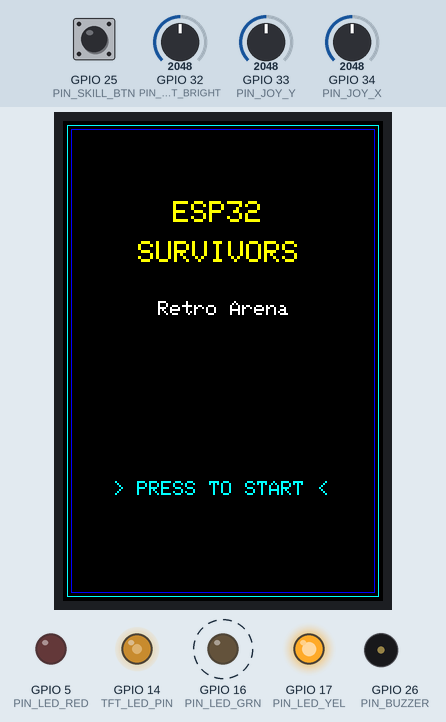
A program run on a simulated ESP32. On the bench: 320×480 colour display, output pins drawn as LEDs (lit = HIGH), buzzer (waves = sounding). Dashed ring = blinking. The test bench sets the inputs (shaded band); at power-on: GPIO 25 (PIN_SKILL_BTN) HIGH, GPIO 33 (PIN_JOY_Y) = 2048, GPIO 34 (PIN_JOY_X) = 2048, GPIO 32 (PIN_POT_BRIGHT) = 2048. Random numbers use the default seed unless the program sets one.

Above: at 1.5 s.
1.6 s: GPIO 25 (PIN_SKILL_BTN) pulled LOW for 0.15 s
At 2.12 s:
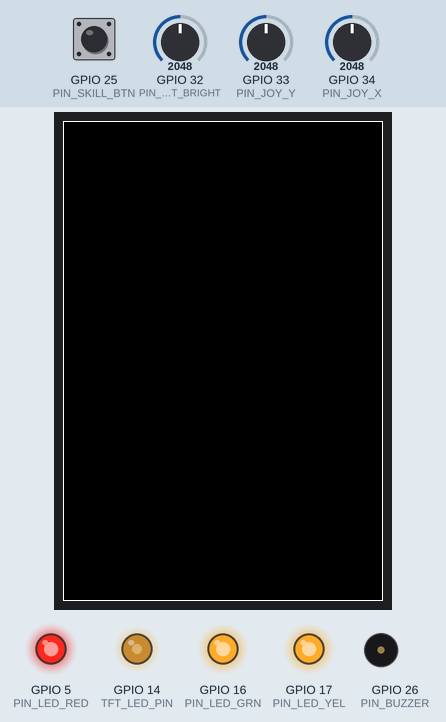
2.3 s: GPIO 25 (PIN_SKILL_BTN) pulled LOW for 3.2 s
At 4.26 s:
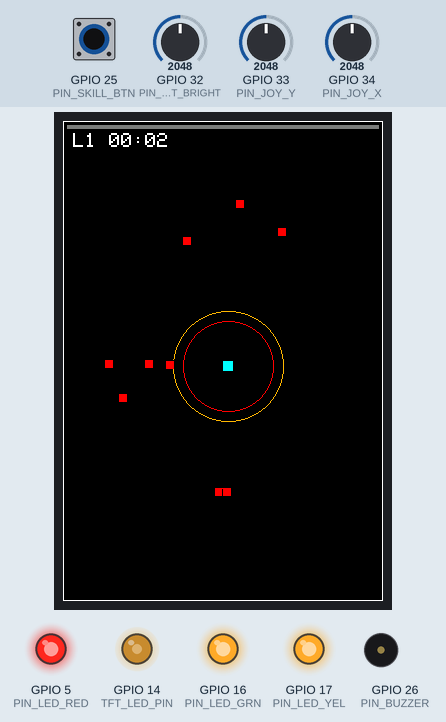
6.1 s: GPIO 33 (PIN_JOY_Y) set to 1446
8.5 s: GPIO 33 (PIN_JOY_Y) set to 1339
10.0 s: GPIO 25 (PIN_SKILL_BTN) pulled LOW for 1 s
At 10.82 s:
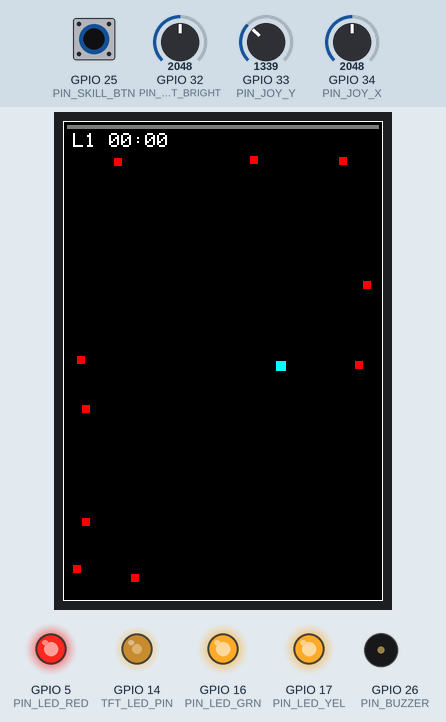
11.6 s: GPIO 34 (PIN_JOY_X) set to 2569
14.6 s: GPIO 34 (PIN_JOY_X) set to 2628
At 20.9 s:
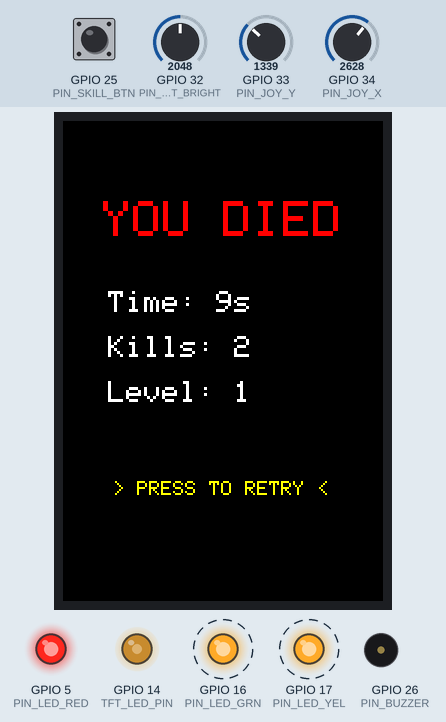
Timing chart, 0 to 21.5 s (numbered marks = the images above; inputs shaded):
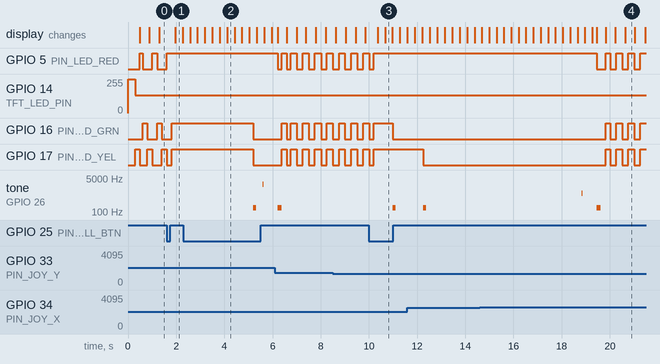

Measured:
- the behaviour switches between 2600 and 2601 on GPIO 34 (PIN_JOY_X) (found by bisection; images 3 and 4)
- after the input at 10.0 s, tone on GPIO 26 (PIN_BUZZER): silent → 160 Hz after 0.99 s, → silent 0.13 s later
- what the display in image 4 shows lasts 0.4 s, from 20.6 s to 21.0 s

The program:

main.cpp
```cpp
#include <Arduino.h>
#include <TFT_eSPI.h>

TFT_eSPI tft = TFT_eSPI();

// --- HARDWARE PINOUT ---
#define TFT_LED_PIN     14  // Backlight PWM

// Inputs
#define PIN_JOY_X       34  // Joystick X (ADC1)
#define PIN_JOY_Y       33  // Joystick Y (ADC1)
#define PIN_POT_BRIGHT  32  // Potentiometer Contrast / Blackout (ADC1)
#define PIN_SKILL_BTN   25  // ปุ่มสกิล / ตกลง (INPUT_PULLUP)

// Outputs (ไฟสถานะ HP 3 สี)
#define PIN_LED_GRN     16  // LED เขียว (HP >= 3)
#define PIN_LED_YEL     17  // LED เหลือง (HP >= 2)
#define PIN_LED_RED      5  // LED แดง (HP >= 1)
#define PIN_BUZZER      26  // Passive Buzzer

// Resolution & Entities (Portrait 320x480)
#define SCREEN_W        320
#define SCREEN_H        480
#define PLAYER_SIZE     10
#define ENEMY_SIZE       8
#define MAX_ENEMIES     10
#define MAX_GEMS        64  // Increased pool so gems do not get capped
#define BOMB_RADIUS     55

enum GameState { STATE_TITLE, STATE_PLAYING, STATE_LEVELUP, STATE_GAMEOVER };
GameState currentState = STATE_TITLE;

struct Enemy {
  float x, y;
  float oldX, oldY;
  float speed;
  bool active;
};

struct Gem {
  float x, y;
  float oldX, oldY;
  bool active;
};

Enemy enemies[MAX_ENEMIES];
Gem gems[MAX_GEMS];

float playerX = 160;
float playerY = 240;
float oldPlayerX = 160;
float oldPlayerY = 240;

int playerHP = 3;
int playerLevel = 1;
int playerXP = 0;
int xpToNextLevel = 4;
int killCount = 0;
unsigned long gameStartTime = 0;
unsigned long survivalTimeSec = 0;
unsigned long bestSurvivalTime = 0;

// Upgradable Player Stats
unsigned long lastAutoAttackTime = 0;
unsigned long autoAttackInterval = 1200;
int whipRadius = 35;
bool whipVisualActive = false;
unsigned long whipVisualTimer = 0;
int whipCenterX = 0;
int whipCenterY = 0;
int activeWhipRadius = 0;

// Bomb Skill
unsigned long lastBombTime = 0;
const unsigned long BOMB_COOLDOWN = 4000;
bool bombVisualActive = false;
unsigned long bombVisualTimer = 0;
int bombCenterX = 0;
int bombCenterY = 0;

// Level-Up Menu
int menuSelection = 0; // 0 = ATK SPEED, 1 = RANGE
bool hpBonusAwarded = false;
unsigned long joyMenuCooldown = 0;
bool levelUpScreenDrawn = false;
int lastMenuSelection = -1;

// Audio Timers
unsigned long buzzerOffTime = 0;
bool isBuzzerSounding = false;
unsigned long stateEnterTime = 0;

// UI & Title Flags
bool titleScreenDrawn = false;
bool gameOverScreenDrawn = false;
unsigned long lastBlinkTime = 0;
bool blinkState = false;

// Backlight Dimmer
const int pwmFreq = 5000;
const int pwmResolution = 8;

void setBacklight(uint8_t brightness) {
#if ESP_ARDUINO_VERSION >= ESP_ARDUINO_VERSION_VAL(3, 0, 0)
  ledcWrite(TFT_LED_PIN, brightness);
#else
  ledcWrite(0, brightness);
#endif
}

void initBacklight() {
#if ESP_ARDUINO_VERSION >= ESP_ARDUINO_VERSION_VAL(3, 0, 0)
  ledcAttach(TFT_LED_PIN, pwmFreq, pwmResolution);
#else
  ledcSetup(0, pwmFreq, pwmResolution);
  ledcAttachPin(TFT_LED_PIN, 0);
#endif
  setBacklight(255);
}

void updateHealthLEDs(int hp) {
  digitalWrite(PIN_LED_GRN, hp >= 3 ? HIGH : LOW);
  digitalWrite(PIN_LED_YEL, hp >= 2 ? HIGH : LOW);
  digitalWrite(PIN_LED_RED, hp >= 1 ? HIGH : LOW);
}

// Sound Functions
void playSfx(int freq, int durationMs) {
  tone(PIN_BUZZER, freq);
  buzzerOffTime = millis() + durationMs;
  isBuzzerSounding = true;
}

void playGemBeep()     { playSfx(2400, 45); }
void playHitSound()    { playSfx(160, 120); }
void playKillSound()   { playSfx(850, 35); }
void playSelectSound() { playSfx(1400, 40); }
void playLevelFanfare(){ playSfx(3000, 180); }

void updateBuzzer() {
  if (isBuzzerSounding && millis() >= buzzerOffTime) {
    noTone(PIN_BUZZER);
    digitalWrite(PIN_BUZZER, LOW);
    isBuzzerSounding = false;
  }
}

void spawnEnemy(int idx) {
  if (random(0, 2) == 0) {
    enemies[idx].x = (random(0, 2) == 0) ? 6 : (SCREEN_W - 14);
    enemies[idx].y = random(24, SCREEN_H - 14);
  } else {
    enemies[idx].x = random(6, SCREEN_W - 14);
    enemies[idx].y = (random(0, 2) == 0) ? 24 : (SCREEN_H - 14);
  }
  enemies[idx].oldX = enemies[idx].x;
  enemies[idx].oldY = enemies[idx].y;

  float baseSpeed = 0.7 + (survivalTimeSec * 0.008);
  if (baseSpeed > 1.8) baseSpeed = 1.8;
  enemies[idx].speed = baseSpeed;
  enemies[idx].active = true;
}

void spawnGem(float x, float y) {
  static int nextGemSlot = 0;
  for (int i = 0; i < MAX_GEMS; i++) {
    if (!gems[i].active) {
      gems[i].x = x;
      gems[i].y = y;
      gems[i].oldX = x;
      gems[i].oldY = y;
      gems[i].active = true;
      return;
    }
  }

  // Recycle oldest slot if full
  if (gems[nextGemSlot].active) {
    tft.fillRect((int)gems[nextGemSlot].x - 3, (int)gems[nextGemSlot].y - 3, 8, 8, TFT_BLACK);
  }
  gems[nextGemSlot].x = x;
  gems[nextGemSlot].y = y;
  gems[nextGemSlot].oldX = x;
  gems[nextGemSlot].oldY = y;
  gems[nextGemSlot].active = true;
  nextGemSlot = (nextGemSlot + 1) % MAX_GEMS;
}

void resetGame() {
  playerX = 160; playerY = 240;
  oldPlayerX = 160; oldPlayerY = 240;
  playerHP = 3;
  playerLevel = 1;
  playerXP = 0;
  xpToNextLevel = 4;
  killCount = 0;
  autoAttackInterval = 1200;
  whipRadius = 35;
  whipVisualActive = false;
  bombVisualActive = false;

  gameStartTime = millis();
  survivalTimeSec = 0;
  stateEnterTime = millis();

  for (int i = 0; i < MAX_ENEMIES; i++) enemies[i].active = false;
  for (int i = 0; i < MAX_GEMS; i++) gems[i].active = false;
  for (int i = 0; i < 4; i++) spawnEnemy(i);

  updateHealthLEDs(playerHP);
  tft.fillScreen(TFT_BLACK);
  tft.drawRect(0, 0, SCREEN_W, SCREEN_H, TFT_WHITE);
  currentState = STATE_PLAYING;
}

// --- STATE: TITLE SCREEN ---
void updateTitleScreen() {
  int ledPhase = (millis() / 200) % 3;
  digitalWrite(PIN_LED_GRN, ledPhase == 0);
  digitalWrite(PIN_LED_YEL, ledPhase == 1);
  digitalWrite(PIN_LED_RED, ledPhase == 2);

  if (!titleScreenDrawn) {
    tft.fillScreen(TFT_BLACK);
    tft.drawRect(4, 4, SCREEN_W - 8, SCREEN_H - 8, TFT_CYAN);
    tft.drawRect(8, 8, SCREEN_W - 16, SCREEN_H - 16, TFT_BLUE);

    tft.setTextFont(1);
    tft.setTextSize(3);
    tft.setTextColor(TFT_YELLOW, TFT_BLACK);
    tft.drawString("ESP32", 110, 80);
    tft.drawString("SURVIVORS", 75, 120);

    tft.setTextSize(2);
    tft.setTextColor(TFT_WHITE, TFT_BLACK);
    tft.drawString("Retro Arena", 95, 180);

    if (bestSurvivalTime > 0) {
      tft.setTextColor(TFT_GREEN, TFT_BLACK);
      tft.setCursor(75, 240);
      tft.printf("Best: %lus", bestSurvivalTime);
    }
    titleScreenDrawn = true;
  }

  if (millis() - lastBlinkTime > 400) {
    lastBlinkTime = millis();
    blinkState = !blinkState;
    tft.setTextSize(2);
    if (blinkState) {
      tft.setTextColor(TFT_CYAN, TFT_BLACK);
      tft.drawString("> PRESS TO START <", 50, 360);
    } else {
      tft.fillRect(50, 360, 230, 24, TFT_BLACK);
    }
  }

  if (millis() - stateEnterTime > 800) {
    if (digitalRead(PIN_SKILL_BTN) == LOW) {
      delay(200);
      titleScreenDrawn = false;
      resetGame();
    }
  }
}

// --- STATE: LEVEL UP SCREEN ---
void drawLevelUpOptions() {
  tft.setTextFont(1);
  tft.setTextSize(2);

  // Row 1: ATK SPEED
  tft.setCursor(35, 190);
  if (menuSelection == 0) {
    tft.setTextColor(TFT_GREEN, TFT_NAVY);
    tft.print("> ");
  } else {
    tft.setTextColor(TFT_WHITE, TFT_NAVY);
    tft.print("  ");
  }
  tft.printf("ATK SPD (%lums) ", autoAttackInterval);

  // Row 2: RANGE
  tft.setCursor(35, 240);
  if (menuSelection == 1) {
    tft.setTextColor(TFT_GREEN, TFT_NAVY);
    tft.print("> ");
  } else {
    tft.setTextColor(TFT_WHITE, TFT_NAVY);
    tft.print("  ");
  }
  tft.printf("RANGE   (%dpx)  ", whipRadius);
}

void updateLevelUpScreen() {
  int rawX = analogRead(PIN_JOY_X); // Vertical axis (Up/Down)

  if (millis() - joyMenuCooldown > 250) {
    if (rawX < 1400) {
      if (menuSelection != 0) {
        menuSelection = 0;
        playSelectSound();
        joyMenuCooldown = millis();
      }
    } else if (rawX > 2600) {
      if (menuSelection != 1) {
        menuSelection = 1;
        playSelectSound();
        joyMenuCooldown = millis();
      }
    }
  }

  if (digitalRead(PIN_SKILL_BTN) == LOW && (millis() - stateEnterTime > 400)) {
    if (menuSelection == 0) {
      if (autoAttackInterval > 350) autoAttackInterval -= 150;
    } else {
      if (whipRadius < 70) whipRadius += 6;
    }
    playLevelFanfare();
    delay(200);
    tft.fillScreen(TFT_BLACK);
    tft.drawRect(0, 0, SCREEN_W, SCREEN_H, TFT_WHITE);
    currentState = STATE_PLAYING;
    return;
  }

  if (!levelUpScreenDrawn) {
    tft.fillRect(20, 80, 280, 280, TFT_NAVY);
    tft.drawRect(20, 80, 280, 280, TFT_YELLOW);

    tft.setTextFont(1);
    tft.setTextColor(TFT_YELLOW, TFT_NAVY);
    tft.setTextSize(3);
    tft.setCursor(45, 100);
    tft.printf("LEVEL UP! [Lv%d]", playerLevel);

    tft.setTextColor(TFT_WHITE, TFT_NAVY);
    tft.setTextSize(2);
    if (hpBonusAwarded) {
      tft.setTextColor(TFT_GREEN, TFT_NAVY);
      tft.setCursor(75, 140);
      tft.println("+1 HP BONUS!");
    } else {
      tft.setCursor(65, 140);
      tft.println("CHOOSE UPGRADE:");
    }

    tft.setTextColor(TFT_CYAN, TFT_NAVY);
    tft.setTextSize(1);
    tft.setCursor(55, 320);
    tft.println("[JOY:Up/Down | BTN:Confirm]");

    levelUpScreenDrawn = true;
    drawLevelUpOptions();
    lastMenuSelection = menuSelection;
  }

  if (lastMenuSelection != menuSelection) {
    drawLevelUpOptions();
    lastMenuSelection = menuSelection;
  }
}

// --- STATE: PLAYING SCREEN ---
void updatePlayingScreen() {
  survivalTimeSec = (millis() - gameStartTime) / 1000;

  oldPlayerX = playerX;
  oldPlayerY = playerY;

  // 1. Controls with inverted axes
  int rawX = analogRead(PIN_JOY_X);
  int rawY = analogRead(PIN_JOY_Y);

  if (rawY > 2600 && playerX > 4) playerX -= 2.8;                          // Left
  if (rawY < 1400 && playerX < SCREEN_W - PLAYER_SIZE - 4) playerX += 2.8;  // Right
  if (rawX > 2600 && playerY < SCREEN_H - PLAYER_SIZE - 4) playerY += 2.8;  // Down
  if (rawX < 1400 && playerY > 26) playerY -= 2.8;                          // Up

  // 2. Whip attack visual & cleanup
  if (whipVisualActive && (millis() - whipVisualTimer > 120)) {
    whipVisualActive = false;
    tft.drawCircle(whipCenterX, whipCenterY, activeWhipRadius, TFT_BLACK);
  }

  if (millis() - lastAutoAttackTime >= autoAttackInterval) {
    lastAutoAttackTime = millis();
    whipVisualActive = true;
    whipVisualTimer = millis();
    whipCenterX = (int)playerX + (PLAYER_SIZE / 2);
    whipCenterY = (int)playerY + (PLAYER_SIZE / 2);
    activeWhipRadius = whipRadius;

    tft.drawCircle(whipCenterX, whipCenterY, activeWhipRadius, TFT_YELLOW);

    for (int i = 0; i < MAX_ENEMIES; i++) {
      if (enemies[i].active) {
        float d = sqrt(pow(enemies[i].x - playerX, 2) + pow(enemies[i].y - playerY, 2));
        if (d <= whipRadius) {
          enemies[i].active = false;
          tft.fillRect((int)enemies[i].x, (int)enemies[i].y, ENEMY_SIZE, ENEMY_SIZE, TFT_BLACK);
          killCount++;
          spawnGem(enemies[i].x, enemies[i].y);
          playKillSound();
        }
      }
    }
  }

  // 3. Emergency Bomb skill visual & cleanup
  if (bombVisualActive && (millis() - bombVisualTimer > 250)) {
    bombVisualActive = false;
    tft.drawCircle(bombCenterX, bombCenterY, BOMB_RADIUS, TFT_BLACK);
    tft.drawCircle(bombCenterX, bombCenterY, BOMB_RADIUS - 10, TFT_BLACK);
  }

  if (digitalRead(PIN_SKILL_BTN) == LOW && (millis() - lastBombTime >= BOMB_COOLDOWN)) {
    lastBombTime = millis();
    bombVisualActive = true;
    bombVisualTimer = millis();
    bombCenterX = (int)playerX + (PLAYER_SIZE / 2);
    bombCenterY = (int)playerY + (PLAYER_SIZE / 2);

    tft.drawCircle(bombCenterX, bombCenterY, BOMB_RADIUS, TFT_ORANGE);
    tft.drawCircle(bombCenterX, bombCenterY, BOMB_RADIUS - 10, TFT_RED);

    bool killedAny = false;
    for (int i = 0; i < MAX_ENEMIES; i++) {
      if (enemies[i].active) {
        float d = sqrt(pow(enemies[i].x - playerX, 2) + pow(enemies[i].y - playerY, 2));
        if (d <= BOMB_RADIUS) {
          enemies[i].active = false;
          tft.fillRect((int)enemies[i].x, (int)enemies[i].y, ENEMY_SIZE, ENEMY_SIZE, TFT_BLACK);
          killCount++;
          spawnGem(enemies[i].x, enemies[i].y);
          killedAny = true;
        }
      }
    }
    if (killedAny) playKillSound();
  }

  // 4. Enemy movement & collision
  for (int i = 0; i < MAX_ENEMIES; i++) {
    if (!enemies[i].active) {
      if (random(0, 30) == 0) spawnEnemy(i);
      continue;
    }

    enemies[i].oldX = enemies[i].x;
    enemies[i].oldY = enemies[i].y;

    if (enemies[i].x < playerX) enemies[i].x += enemies[i].speed;
    else enemies[i].x -= enemies[i].speed;

    if (enemies[i].y < playerY) enemies[i].y += enemies[i].speed;
    else enemies[i].y -= enemies[i].speed;

    float distToPlayer = sqrt(pow(enemies[i].x - playerX, 2) + pow(enemies[i].y - playerY, 2));
    if (distToPlayer < 8.0) {
      enemies[i].active = false;
      tft.fillRect((int)enemies[i].oldX, (int)enemies[i].oldY, ENEMY_SIZE, ENEMY_SIZE, TFT_BLACK);
      playerHP--;
      updateHealthLEDs(playerHP);
      playHitSound();

      if (playerHP <= 0) {
        if (survivalTimeSec > bestSurvivalTime) {
          bestSurvivalTime = survivalTimeSec;
        }
        currentState = STATE_GAMEOVER;
        stateEnterTime = millis();
        gameOverScreenDrawn = false;
        tft.fillScreen(TFT_BLACK);
        return;
      }
    }
  }

  // 5. Gem collection
  for (int i = 0; i < MAX_GEMS; i++) {
    if (gems[i].active) {
      float d = sqrt(pow(gems[i].x - playerX, 2) + pow(gems[i].y - playerY, 2));
      if (d < 12.0) {
        gems[i].active = false;
        tft.fillRect((int)gems[i].x - 3, (int)gems[i].y - 3, 8, 8, TFT_BLACK);
        playerXP++;
        playGemBeep();

        if (playerXP >= xpToNextLevel) {
          playerLevel++;
          playerXP = 0;
          xpToNextLevel += 3;

          if (playerLevel % 5 == 0) {
            hpBonusAwarded = true;
            if (playerHP < 3) {
              playerHP++;
              updateHealthLEDs(playerHP);
            }
          } else {
            hpBonusAwarded = false;
          }

          playLevelFanfare();
          stateEnterTime = millis();
          levelUpScreenDrawn = false;
          lastMenuSelection = -1;
          currentState = STATE_LEVELUP;
          return;
        }
      }
    }
  }

  // 6. Partial redraws
  if ((int)oldPlayerX != (int)playerX || (int)oldPlayerY != (int)playerY) {
    tft.fillRect((int)oldPlayerX, (int)oldPlayerY, PLAYER_SIZE, PLAYER_SIZE, TFT_BLACK);
  }
  tft.fillRect((int)playerX, (int)playerY, PLAYER_SIZE, PLAYER_SIZE, TFT_CYAN);

  for (int i = 0; i < MAX_ENEMIES; i++) {
    if (enemies[i].active) {
      if ((int)enemies[i].oldX != (int)enemies[i].x || (int)enemies[i].oldY != (int)enemies[i].y) {
        tft.fillRect((int)enemies[i].oldX, (int)enemies[i].oldY, ENEMY_SIZE, ENEMY_SIZE, TFT_BLACK);
      }
      tft.fillRect((int)enemies[i].x, (int)enemies[i].y, ENEMY_SIZE, ENEMY_SIZE, TFT_RED);
    }
  }

  for (int i = 0; i < MAX_GEMS; i++) {
    if (gems[i].active) {
      tft.fillRect((int)gems[i].x, (int)gems[i].y - 2, 2, 6, TFT_GREEN);
      tft.fillRect((int)gems[i].x - 2, (int)gems[i].y, 6, 2, TFT_GREEN);
    }
  }

  // HUD: XP Bar & Status text
  int xpWidth = map(playerXP, 0, xpToNextLevel, 0, SCREEN_W - 8);
  tft.fillRect(4, 4, xpWidth, 4, TFT_GREEN);
  tft.fillRect(4 + xpWidth, 4, (SCREEN_W - 8) - xpWidth, 4, TFT_DARKGREY);

  static unsigned long lastHudTime = 0;
  if (millis() - lastHudTime > 300) {
    lastHudTime = millis();
    tft.fillRect(10, 12, 210, 16, TFT_BLACK);
    tft.setTextColor(TFT_WHITE, TFT_BLACK);
    tft.setTextSize(2);
    tft.setCursor(10, 12);
    tft.printf("L%d %02lu:%02lu", playerLevel, survivalTimeSec / 60, survivalTimeSec % 60);

    // Clears X: 228 to 312, leaving 8px margin from right edge
    tft.fillRect(228, 12, 84, 16, TFT_BLACK);
    if (millis() - lastBombTime >= BOMB_COOLDOWN) {
      tft.setTextColor(TFT_YELLOW, TFT_BLACK);
      tft.setCursor(232, 12); // Fits 6 chars at size 2 (72px wide: 232 to 304)
      tft.print("[BOMB]");
    }
  }
}

// --- STATE: GAME OVER SCREEN ---
void updateGameOverScreen() {
  bool flash = (millis() / 250) % 2;
  digitalWrite(PIN_LED_GRN, flash);
  digitalWrite(PIN_LED_YEL, flash);
  digitalWrite(PIN_LED_RED, flash);

  if (!gameOverScreenDrawn) {
    tft.fillScreen(TFT_BLACK);
    tft.setTextFont(1);
    tft.setTextColor(TFT_RED, TFT_BLACK);
    tft.setTextSize(5);
    tft.drawString("YOU DIED", 40, 80);

    tft.setTextColor(TFT_WHITE, TFT_BLACK);
    tft.setTextSize(3);

    // Line 1: Survived Time
    tft.setCursor(45, 170);
    tft.printf("Time: %lus", survivalTimeSec);

    // Line 2: Kills
    tft.setCursor(45, 215);
    tft.printf("Kills: %d", killCount);

    // Line 3: Level reached (dedicated clean line)
    tft.setCursor(45, 260);
    tft.printf("Level: %d", playerLevel);

    gameOverScreenDrawn = true;
  }

  if (millis() - lastBlinkTime > 400) {
    lastBlinkTime = millis();
    blinkState = !blinkState;
    tft.setTextSize(2);
    if (blinkState) {
      tft.setTextColor(TFT_YELLOW, TFT_BLACK);
      tft.drawString("> PRESS TO RETRY <", 50, 360);
    } else {
      tft.fillRect(50, 360, 230, 24, TFT_BLACK);
    }
  }

  if (millis() - stateEnterTime > 1000) {
    if (digitalRead(PIN_SKILL_BTN) == LOW) {
      delay(200);
      gameOverScreenDrawn = false;
      resetGame();
    }
  }
}

// --- SETUP & LOOP ---
void setup() {
  Serial.begin(115200);

  pinMode(PIN_SKILL_BTN, INPUT_PULLUP);
  pinMode(PIN_JOY_X, INPUT);
  pinMode(PIN_JOY_Y, INPUT);
  pinMode(PIN_POT_BRIGHT, INPUT);

  pinMode(PIN_LED_GRN, OUTPUT);
  pinMode(PIN_LED_YEL, OUTPUT);
  pinMode(PIN_LED_RED, OUTPUT);

  pinMode(PIN_BUZZER, OUTPUT);
  digitalWrite(PIN_BUZZER, LOW);

  initBacklight();

  tft.init();
  tft.setRotation(2); // Inverted portrait orientation matching your breadboard
  tft.fillScreen(TFT_BLACK);

  stateEnterTime = millis();
  titleScreenDrawn = false;
  currentState = STATE_TITLE;
}

void loop() {
  updateBuzzer();

  int potVal = analogRead(PIN_POT_BRIGHT);
  if (potVal < 150) {
    setBacklight(0);
  } else {
    uint8_t duty = map(potVal, 150, 4095, 20, 255);
    setBacklight(duty);
  }

  switch (currentState) {
    case STATE_TITLE:
      updateTitleScreen();
      break;
    case STATE_PLAYING:
      updatePlayingScreen();
      break;
    case STATE_LEVELUP:
      updateLevelUpScreen();
      break;
    case STATE_GAMEOVER:
      updateGameOverScreen();
      break;
  }

  delay(12);
}
```
